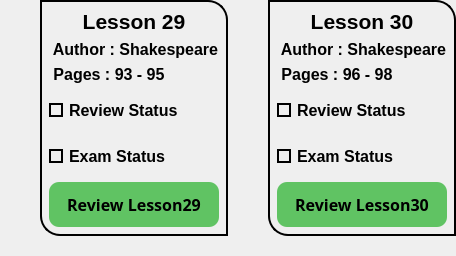
            <widget class="QWidget" name="widget_77" native="true">
             <property name="maximumSize">
              <size>
               <width>16777215</width>
               <height>280</height>
              </size>
             </property>
             <layout class="QHBoxLayout" name="horizontalLayout_17">
              <property name="spacing">
               <number>0</number>
              </property>
              <property name="leftMargin">
               <number>0</number>
              </property>
              <property name="topMargin">
               <number>0</number>
              </property>
              <property name="rightMargin">
               <number>0</number>
              </property>
              <property name="bottomMargin">
               <number>0</number>
              </property>
              <item>
               <widget class="QWidget" name="widget_79" native="true">
                <property name="styleSheet">
                 <string notr="true"/>
                </property>
                <layout class="QVBoxLayout" name="verticalLayout_61">
                 <property name="spacing">
                  <number>0</number>
                 </property>
                 <property name="leftMargin">
                  <number>40</number>
                 </property>
                 <property name="topMargin">
                  <number>0</number>
                 </property>
                 <property name="rightMargin">
                  <number>0</number>
                 </property>
                 <property name="bottomMargin">
                  <number>20</number>
                 </property>
                 <item>
                  <widget class="QWidget" name="widget_80" native="true">
                   <property name="styleSheet">
                    <string notr="true">border-bottom-left-radius:20px;
border-top-right-radius:20px;
border:2px solid black;
</string>
                   </property>
                   <layout class="QVBoxLayout" name="verticalLayout_62">
                    <item>
                     <widget class="QLabel" name="label_86">
                      <property name="font">
                       <font>
                        <family>Tahoma</family>
                        <pointsize>16</pointsize>
                        <bold>true</bold>
                       </font>
                      </property>
                      <property name="styleSheet">
                       <string notr="true">color:black;
border:none;</string>
                      </property>
                      <property name="text">
                       <string>Lesson 29</string>
                      </property>
                      <property name="alignment">
                       <set>Qt::AlignCenter</set>
                      </property>
                     </widget>
                    </item>
                    <item>
                     <widget class="QLabel" name="label_87">
                      <property name="minimumSize">
                       <size>
                        <width>0</width>
                        <height>5</height>
                       </size>
                      </property>
                      <property name="font">
                       <font>
                        <family>Tahoma</family>
                        <pointsize>12</pointsize>
                        <bold>true</bold>
                       </font>
                      </property>
                      <property name="styleSheet">
                       <string notr="true">color:black;
border:none;</string>
                      </property>
                      <property name="text">
                       <string> Author : Shakespeare</string>
                      </property>
                      <property name="alignment">
                       <set>Qt::AlignLeading|Qt::AlignLeft|Qt::AlignVCenter</set>
                      </property>
                     </widget>
                    </item>
                    <item>
                     <widget class="QLabel" name="label_88">
                      <property name="minimumSize">
                       <size>
                        <width>0</width>
                        <height>0</height>
                       </size>
                      </property>
                      <property name="font">
                       <font>
                        <family>Tahoma</family>
                        <pointsize>12</pointsize>
                        <bold>true</bold>
                       </font>
                      </property>
                      <property name="styleSheet">
                       <string notr="true">color:black;
border:none;</string>
                      </property>
                      <property name="text">
                       <string> Pages : 93 - 95</string>
                      </property>
                      <property name="alignment">
                       <set>Qt::AlignLeading|Qt::AlignLeft|Qt::AlignVCenter</set>
                      </property>
                     </widget>
                    </item>
                    <item>
                     <widget class="QCheckBox" name="checkBox57">
                      <property name="minimumSize">
                       <size>
                        <width>0</width>
                        <height>40</height>
                       </size>
                      </property>
                      <property name="font">
                       <font>
                        <family>Tahoma</family>
                        <pointsize>12</pointsize>
                        <bold>true</bold>
                       </font>
                      </property>
                      <property name="layoutDirection">
                       <enum>Qt::LeftToRight</enum>
                      </property>
                      <property name="styleSheet">
                       <string notr="true">QCheckBox::indicator {
	border:2px solid black;	

}
QCheckBox::indicator:checked {
    background-color: qradialgradient(spread:pad, 
                            cx:0.5,
                            cy:0.5,
                            radius:0.9,
                            fx:0.5,
                            fy:0.5,
                            stop:0 rgba(0, 255, 0, 255), 
                            stop:1 rgba(0, 64, 0, 255));
}

QCheckBox{
	color:black;
	border:none;
}
</string>
                      </property>
                      <property name="text">
                       <string>Review Status</string>
                      </property>
                      <property name="iconSize">
                       <size>
                        <width>40</width>
                        <height>40</height>
                       </size>
                      </property>
                      <property name="tristate">
                       <bool>false</bool>
                      </property>
                     </widget>
                    </item>
                    <item>
                     <widget class="QCheckBox" name="checkBox58">
                      <property name="minimumSize">
                       <size>
                        <width>0</width>
                        <height>40</height>
                       </size>
                      </property>
                      <property name="font">
                       <font>
                        <family>Tahoma</family>
                        <pointsize>12</pointsize>
                        <bold>true</bold>
                       </font>
                      </property>
                      <property name="styleSheet">
                       <string notr="true">QCheckBox::indicator {
	border:2px solid black;	
}
QCheckBox::indicator:checked {
    background-color: qradialgradient(spread:pad, 
                            cx:0.5,
                            cy:0.5,
                            radius:0.9,
                            fx:0.5,
                            fy:0.5,
                            stop:0 rgba(0, 255, 0, 255), 
                            stop:1 rgba(0, 64, 0, 255));
}
QCheckBox{
	color:black;
	border:none;
}</string>
                      </property>
                      <property name="text">
                       <string>Exam Status</string>
                      </property>
                     </widget>
                    </item>
                    <item>
                     <widget class="QPushButton" name="btn29">
                      <property name="minimumSize">
                       <size>
                        <width>0</width>
                        <height>45</height>
                       </size>
                      </property>
                      <property name="font">
                       <font>
                        <family>Sitka Small Semibold</family>
                        <pointsize>12</pointsize>
                        <bold>true</bold>
                       </font>
                      </property>
                      <property name="cursor">
                       <cursorShape>PointingHandCursor</cursorShape>
                      </property>
                      <property name="styleSheet">
                       <string notr="true">border:none;
border-radius:10px;
color:black;
background-color: rgb(96, 195, 99);</string>
                      </property>
                      <property name="text">
                       <string>Review Lesson29</string>
                      </property>
                     </widget>
                    </item>
                   </layout>
                  </widget>
                 </item>
                </layout>
               </widget>
              </item>
              <item>
               <widget class="QWidget" name="widget_81" native="true">
                <property name="styleSheet">
                 <string notr="true"/>
                </property>
                <layout class="QVBoxLayout" name="verticalLayout_63">
                 <property name="spacing">
                  <number>0</number>
                 </property>
                 <property name="leftMargin">
                  <number>40</number>
                 </property>
                 <property name="topMargin">
                  <number>0</number>
                 </property>
                 <property name="rightMargin">
                  <number>0</number>
                 </property>
                 <property name="bottomMargin">
                  <number>20</number>
                 </property>
                 <item>
                  <widget class="QWidget" name="widget_82" native="true">
                   <property name="styleSheet">
                    <string notr="true">border-bottom-left-radius:20px;
border-top-right-radius:20px;
border:2px solid black;
</string>
                   </property>
                   <layout class="QVBoxLayout" name="verticalLayout_64">
                    <item>
                     <widget class="QLabel" name="label_89">
                      <property name="font">
                       <font>
                        <family>Tahoma</family>
                        <pointsize>16</pointsize>
                        <bold>true</bold>
                       </font>
                      </property>
                      <property name="styleSheet">
                       <string notr="true">color:black;
border:none;</string>
                      </property>
                      <property name="text">
                       <string>Lesson 30</string>
                      </property>
                      <property name="alignment">
                       <set>Qt::AlignCenter</set>
                      </property>
                     </widget>
                    </item>
                    <item>
                     <widget class="QLabel" name="label_90">
                      <property name="minimumSize">
                       <size>
                        <width>0</width>
                        <height>5</height>
                       </size>
                      </property>
                      <property name="font">
                       <font>
                        <family>Tahoma</family>
                        <pointsize>12</pointsize>
                        <bold>true</bold>
                       </font>
                      </property>
                      <property name="styleSheet">
                       <string notr="true">color:black;
border:none;</string>
                      </property>
                      <property name="text">
                       <string> Author : Shakespeare</string>
                      </property>
                      <property name="alignment">
                       <set>Qt::AlignLeading|Qt::AlignLeft|Qt::AlignVCenter</set>
                      </property>
                     </widget>
                    </item>
                    <item>
                     <widget class="QLabel" name="label_91">
                      <property name="minimumSize">
                       <size>
                        <width>0</width>
                        <height>0</height>
                       </size>
                      </property>
                      <property name="font">
                       <font>
                        <family>Tahoma</family>
                        <pointsize>12</pointsize>
                        <bold>true</bold>
                       </font>
                      </property>
                      <property name="styleSheet">
                       <string notr="true">color:black;
border:none;</string>
                      </property>
                      <property name="text">
                       <string> Pages : 96 - 98</string>
                      </property>
                      <property name="alignment">
                       <set>Qt::AlignLeading|Qt::AlignLeft|Qt::AlignVCenter</set>
                      </property>
                     </widget>
                    </item>
                    <item>
                     <widget class="QCheckBox" name="checkBox59">
                      <property name="minimumSize">
                       <size>
                        <width>0</width>
                        <height>40</height>
                       </size>
                      </property>
                      <property name="font">
                       <font>
                        <family>Tahoma</family>
                        <pointsize>12</pointsize>
                        <bold>true</bold>
                       </font>
                      </property>
                      <property name="layoutDirection">
                       <enum>Qt::LeftToRight</enum>
                      </property>
                      <property name="styleSheet">
                       <string notr="true">QCheckBox::indicator {
	border:2px solid black;	

}
QCheckBox::indicator:checked {
    background-color: qradialgradient(spread:pad, 
                            cx:0.5,
                            cy:0.5,
                            radius:0.9,
                            fx:0.5,
                            fy:0.5,
                            stop:0 rgba(0, 255, 0, 255), 
                            stop:1 rgba(0, 64, 0, 255));
}

QCheckBox{
	color:black;
	border:none;
}
</string>
                      </property>
                      <property name="text">
                       <string>Review Status</string>
                      </property>
                      <property name="iconSize">
                       <size>
                        <width>40</width>
                        <height>40</height>
                       </size>
                      </property>
                      <property name="tristate">
                       <bool>false</bool>
                      </property>
                     </widget>
                    </item>
                    <item>
                     <widget class="QCheckBox" name="checkBox60">
                      <property name="minimumSize">
                       <size>
                        <width>0</width>
                        <height>40</height>
                       </size>
                      </property>
                      <property name="font">
                       <font>
                        <family>Tahoma</family>
                        <pointsize>12</pointsize>
                        <bold>true</bold>
                       </font>
                      </property>
                      <property name="styleSheet">
                       <string notr="true">QCheckBox::indicator {
	border:2px solid black;	
}
QCheckBox::indicator:checked {
    background-color: qradialgradient(spread:pad, 
                            cx:0.5,
                            cy:0.5,
                            radius:0.9,
                            fx:0.5,
                            fy:0.5,
                            stop:0 rgba(0, 255, 0, 255), 
                            stop:1 rgba(0, 64, 0, 255));
}
QCheckBox{
	color:black;
	border:none;
}</string>
                      </property>
                      <property name="text">
                       <string>Exam Status</string>
                      </property>
                     </widget>
                    </item>
                    <item>
                     <widget class="QPushButton" name="btn30">
                      <property name="minimumSize">
                       <size>
                        <width>0</width>
                        <height>45</height>
                       </size>
                      </property>
                      <property name="font">
                       <font>
                        <family>Sitka Small Semibold</family>
                        <pointsize>12</pointsize>
                        <bold>true</bold>
                       </font>
                      </property>
                      <property name="cursor">
                       <cursorShape>PointingHandCursor</cursorShape>
                      </property>
                      <property name="styleSheet">
                       <string notr="true">border:none;
border-radius:10px;
color:black;
background-color: rgb(96, 195, 99);</string>
                      </property>
                      <property name="text">
                       <string>Review Lesson30</string>
                      </property>
                     </widget>
                    </item>
                   </layout>
                  </widget>
                 </item>
                </layout>
               </widget>
              </item>
             </layout>
            </widget>
